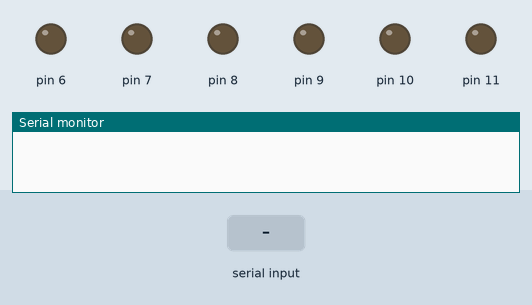
A sketch run on a simulated Arduino Uno, built with avr-gcc and run on an emulated ATmega328P. Parts: output pins drawn as LEDs (lit = HIGH), the last lines printed to the serial monitor. The inputs (shaded band) are chosen by the test bench.

Above: at 1.2 s.
1.3 s: "sag" received over Serial
At 3.0 s:
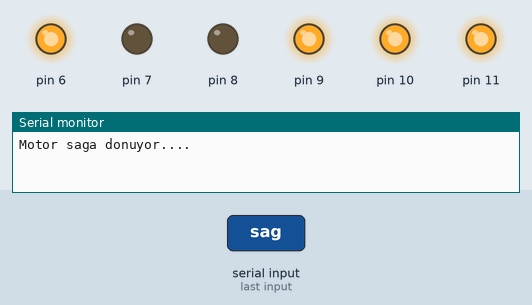
3.8 s: "1" received over Serial
At 7.3 s:
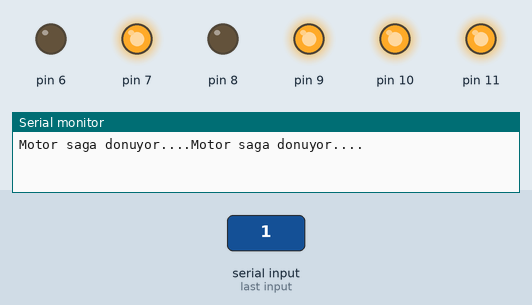
Timing chart, 0 to 8.8 s (numbered marks = the images above; inputs shaded):
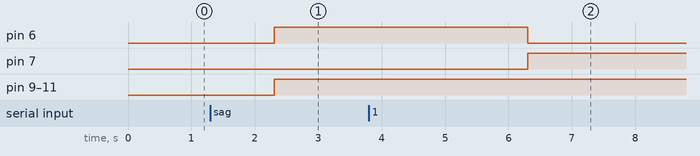

The sketch:

DC_MOTOR_metin.ino
```cpp
String gelenveri,yon,thiz;
int hiz=150;
void setup() {
  Serial.begin(9600);
  pinMode(11,OUTPUT);
  pinMode(10,OUTPUT);
  pinMode(9,OUTPUT);
  pinMode(8,OUTPUT);
  pinMode(7,OUTPUT);
  pinMode(6,OUTPUT);

  digitalWrite(9,LOW);
  digitalWrite(8,LOW);
  digitalWrite(7,LOW);
  digitalWrite(6,LOW);
}

void loop() {
  if(Serial.available()>0){
    gelenveri = Serial.readString();
    yon = gelenveri.substring(0,3);
    //hiz = Serial.parseInt();
    if(yon.equals("sag")){
      sag(hiz);
      Serial.write("Motor saga donuyor....");
    }
    else{
      ileri(hiz);
    }
  }
}
void sag(int hizm){
  Serial.write("Motor saga donuyor....");
  analogWrite(11,255);
  analogWrite(10,255);
  digitalWrite(9,HIGH);
  digitalWrite(8,LOW);
  digitalWrite(7,LOW);
  digitalWrite(6,HIGH);
  delay(3000);
}
void ileri(int hizm){
  analogWrite(11,255);
  analogWrite(10,255);
  digitalWrite(9,HIGH);
  digitalWrite(8,LOW);
  digitalWrite(7,HIGH);
  digitalWrite(6,LOW);
  delay(3000);
}
```

Measured:
- after the input at 1.3 s, pin 6, pin 9–11: LOW → HIGH after 1.0 s
- after the input at 3.8 s, pin 6: HIGH → LOW after 2.5 s; pin 7: LOW → HIGH after 2.5 s
